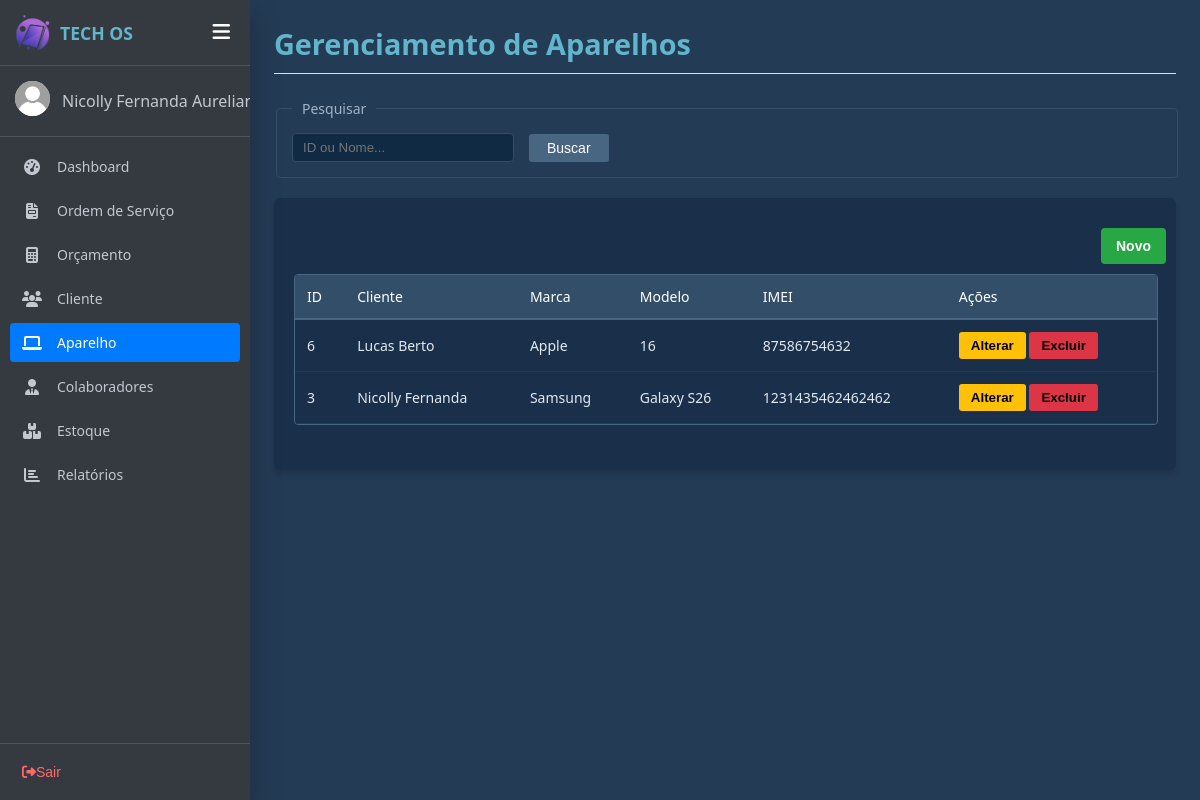
The app's page /cadastroAparelho.php (signed in), older data.
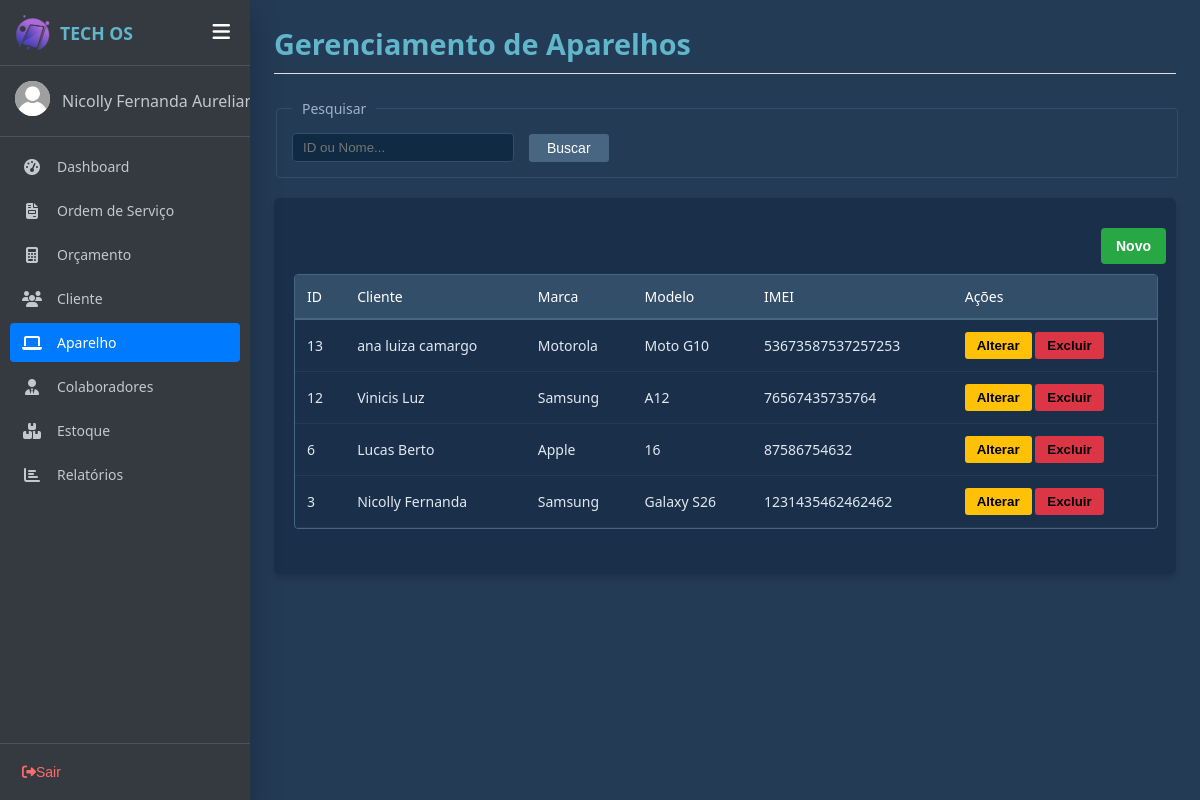
The same page, newer data.
### tables this page shows
CREATE TABLE `aparelho` (
  `idAparelho` int(11) NOT NULL COMMENT 'Número identificador do aparelho dentro do sistema',
  `historicoAparelho` varchar(500) NOT NULL COMMENT 'histórico do aparelho',
  `Cliente_idCliente` int(11) NOT NULL COMMENT 'identificador do cliente cadastrado com esse aparelho',
  `imeiAparelho` varchar(50) NOT NULL COMMENT 'número do identificador do aparelho',
  `Modelo_idModelo` varchar(25) NOT NULL COMMENT 'identificador do modelo cadastrado deste aparelho'
);

CREATE TABLE `clientes` (
  `idCliente` int(11) NOT NULL COMMENT 'Número de identificação do cliente',
  `nomeCliente` varchar(150) NOT NULL COMMENT 'Nome do cliente que será cadastrado ',
  `cpfCliente` varchar(15) NOT NULL COMMENT 'CPF completo do cliente',
  `emailCliente` varchar(150) NOT NULL COMMENT 'Endereço de email principal para contato e notificações',
  `telefoneCliente` varchar(20) NOT NULL COMMENT 'O número para contato com o cliente',
  `cepCliente` varchar(10) NOT NULL COMMENT 'O CEP para identificar o endereço do cliente',
  `enderecoCliente` varchar(30) NOT NULL COMMENT 'O nome da rua em que mora',
  `numeroCliente` varchar(20) NOT NULL COMMENT 'Número da residência',
  `complementoCliente` varchar(50) NOT NULL COMMENT 'O complemento opcional para identificar onde o cliente mora',
  `bairroCliente` varchar(40) NOT NULL COMMENT 'O bome do Bairro do cliente',
  `cidadeCliente` varchar(30) NOT NULL COMMENT 'O nome da cidade em que reside',
  `estadoCliente` varchar(30) NOT NULL COMMENT 'O nome do Estado em que mora'
);

CREATE TABLE `marca` (
  `idMarca` int(11) NOT NULL COMMENT 'Chave primária de identificação da marca',
  `nomeMarca` varchar(100) NOT NULL COMMENT 'Marca do produto'
);

CREATE TABLE `modelo` (
  `idModelo` int(11) NOT NULL COMMENT 'Chave primária de identificação do modelo do aparelho',
  `nomeModelo` varchar(100) NOT NULL COMMENT 'nome do modelo do aparelho',
  `Marca_idMarca` int(11) NOT NULL
);

### php/funcaoAparelho.php (the view, shortened to what this page needs)
<?php
function listaAparelho($pesquisa = null){
    $html = "";
    $conn = function_exists('obterConexao') ? obterConexao() : null;
    $sql = "SELECT a.idAparelho, a.Cliente_idCliente, mo.Marca_idMarca, a.Modelo_idModelo, a.imeiAparelho,
                   c.nomeCliente, m.nomeMarca, mo.nomeModelo
            FROM aparelho a
            LEFT JOIN clientes c ON a.Cliente_idCliente = c.idCliente
            LEFT JOIN modelo mo ON a.Modelo_idModelo = mo.idModelo
            LEFT JOIN marca m ON mo.Marca_idMarca = m.idMarca";
    $sql .= " ORDER BY a.idAparelho DESC";
    if (isset($conn)) {
        $result = mysqli_query($conn, $sql);
        if ($result && mysqli_num_rows($result) > 0) {
            foreach ($result as $coluna) {
                $id = $coluna['idAparelho'];
                $idCliente = $coluna['Cliente_idCliente'] ?? 0;
                $idMarca = $coluna['Marca_idMarca'] ?? 0;
                $nomeCliente = (!empty($coluna['nomeCliente'])) ? $coluna['nomeCliente'] : 'Cliente Não Vinculado (ID: ' . $idCliente . ')';
                $nomeMarca = (!empty($coluna['nomeMarca'])) ? $coluna['nomeMarca'] : 'Marca Não Associada';
                $modelo = (!empty($coluna['nomeModelo'])) ? $coluna['nomeModelo'] : 'Não informado';
                $imei = $coluna['imeiAparelho'];
                $html .= "<tr>
                    <td>{$id}</td>
                    <td>".htmlspecialchars($nomeCliente, ENT_QUOTES, 'UTF-8')."</td>
                    <td>".htmlspecialchars($nomeMarca, ENT_QUOTES, 'UTF-8')."</td>
                    <td>".htmlspecialchars($modelo, ENT_QUOTES, 'UTF-8')."</td>
                    <td>".htmlspecialchars($imei, ENT_QUOTES, 'UTF-8')."</td>
                    <td>
                        <button type='button' class='btn-aviso btn-alterar'
                                data-id='{$id}'
                                data-cliente='{$idCliente}'
                                data-marca='{$idMarca}'
                                data-modelo='".htmlspecialchars($modelo, ENT_QUOTES, 'UTF-8')."'
                                data-imei='".htmlspecialchars($imei, ENT_QUOTES, 'UTF-8')."'>
                                Alterar
                        </button>
                        <button type='button' class='btn-perigo btn-excluir'
                                data-id='{$id}' title='Excluir'>
                                Excluir
                        </button>
                    </td>
                </tr>";
            }
        }
    }
    return $html;
}
?>

Row changes from the older to the newer data that the page shows:
added aparelho: idAparelho "13", clientes.nomeCliente "ana luiza camargo", marca.nomeMarca "Motorola", modelo.nomeModelo "Moto G10", imeiAparelho "53673587537257253"
added aparelho: idAparelho "12", clientes.nomeCliente "Vinicis Luz", marca.nomeMarca "Samsung", modelo.nomeModelo "A12", imeiAparelho "76567435735764"
